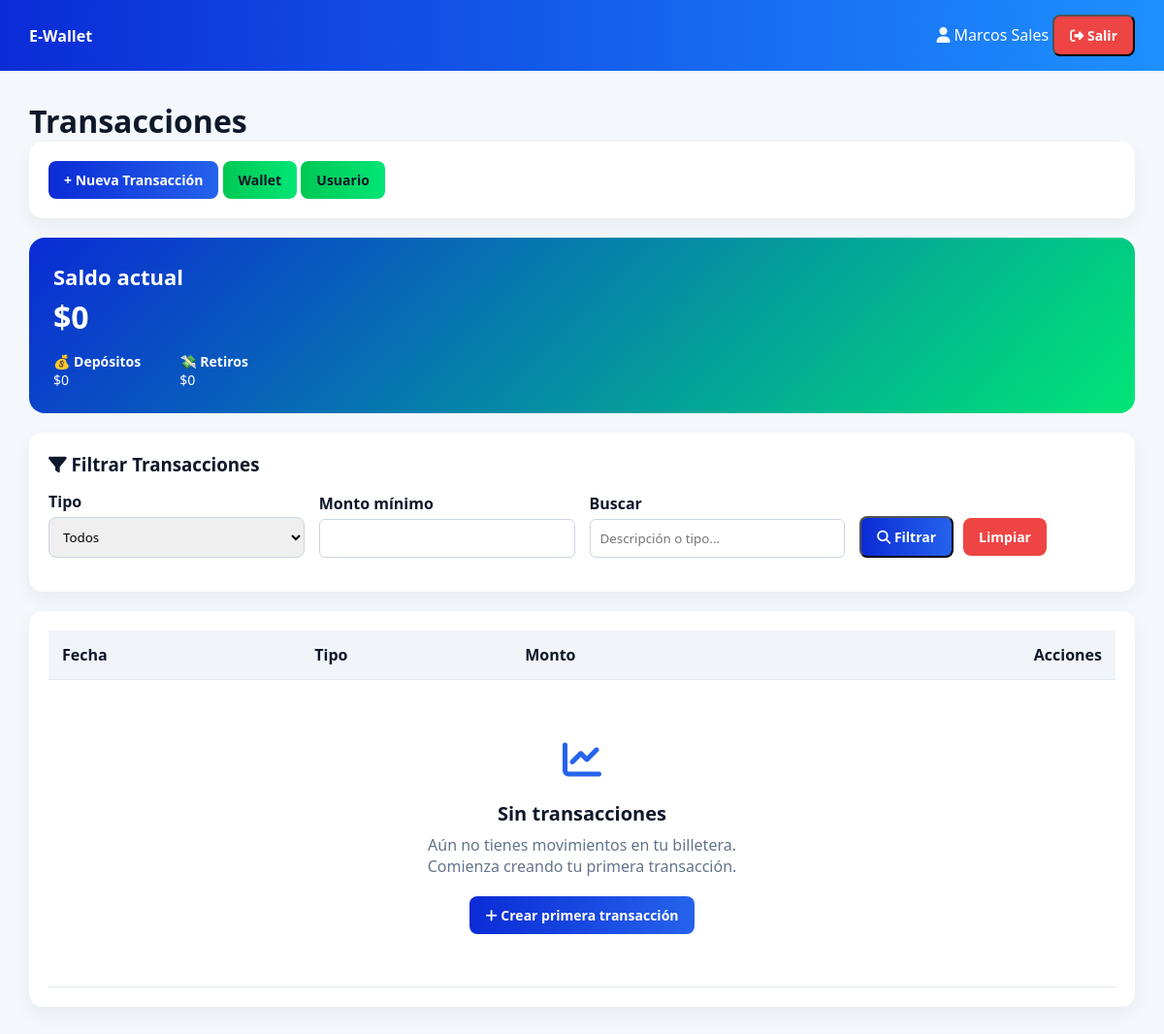
Page /transactions/ (signed in) on the earlier database version.
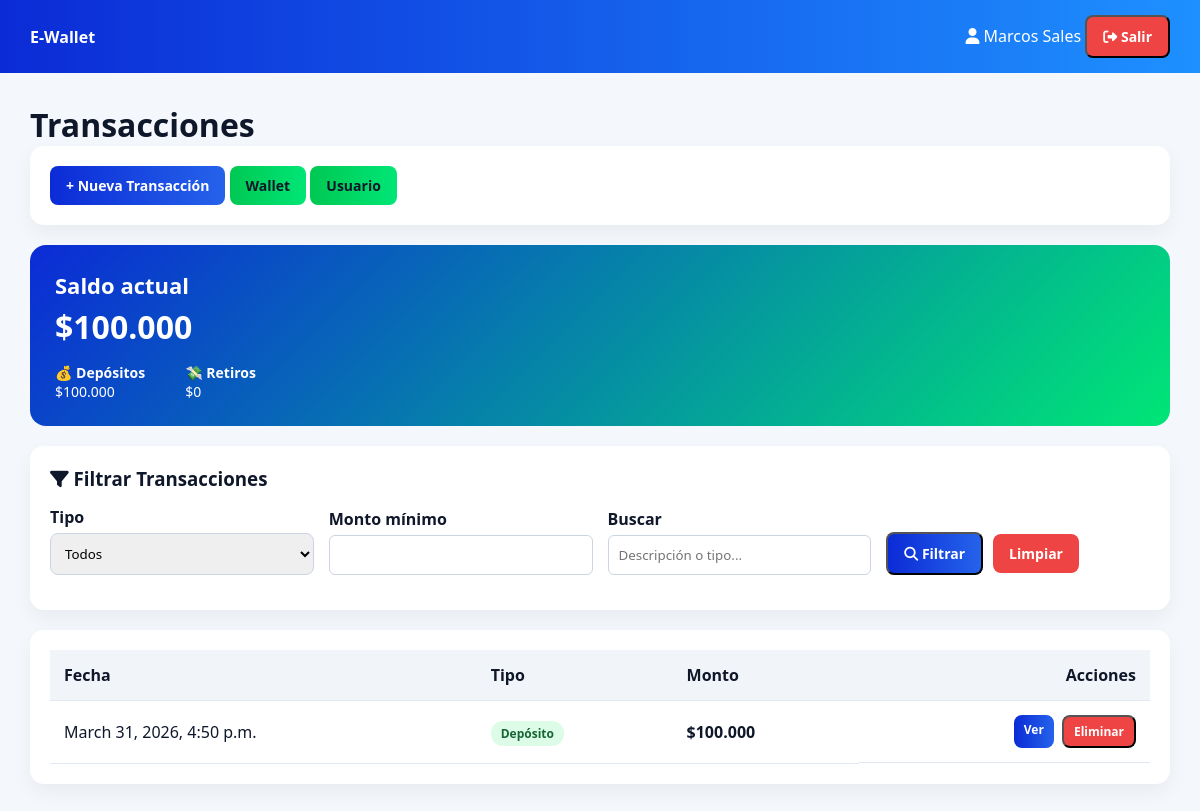
Same page on the later database version.
### wallet/models.py (models this page shows, shortened)
class Transaction(models.Model):
    wallet = models.ForeignKey(Wallet, on_delete=models.CASCADE, related_name='transactions')
    transaction_type = models.ForeignKey(TransactionType, on_delete=models.PROTECT)
    amount = models.DecimalField(max_digits=12, decimal_places=2)
    description = models.TextField(blank=True)
    timestamp = models.DateTimeField(auto_now_add=True)
    from django.db.models import Sum
    from django.db.models.functions import Coalesce
    from decimal import Decimal
    def get_full_name_display(self):
        if self.first_name and self.last_name:
            return f"{self.first_name} {self.last_name}"
        return self.username
    User.add_to_class("get_full_name_display", get_full_name_display)

### wallet/views.py (the view)
# urls.py: path('transactions/', views.transaction_list, name='transaction_list'),
@login_required
def transaction_list(request):
    wallet, _ = Wallet.objects.get_or_create(user=request.user)
    base_qs = Transaction.objects.select_related(
        'wallet',
        'transaction_type'
    ).filter(wallet=wallet)
    transactions = base_qs.order_by('-timestamp')
    total_depositos = base_qs.filter(
        transaction_type__name='deposito'
    ).aggregate(total=Sum('amount'))['total'] or 0
    total_retiros = base_qs.filter(
        transaction_type__name='retiro'
    ).aggregate(total=Sum('amount'))['total'] or 0
    balance = total_depositos - total_retiros
    transaction_type_id = request.GET.get('type')
    min_amount = request.GET.get('min_amount')
    search = request.GET.get('search')
    if transaction_type_id:
        transactions = transactions.filter(transaction_type_id=transaction_type_id)
    if min_amount:
        transactions = transactions.filter(amount__gte=min_amount)
    if search:
        transactions = transactions.filter(
            Q(description__icontains=search) |
            Q(transaction_type__name__icontains=search)
        )
    return render(request, 'wallet/transaction_list.html', {
        'transactions': transactions,
        'wallet': wallet,
        'user': request.user,
        'transaction_types': TransactionType.objects.all(),
        'selected_type': transaction_type_id,
        'total_depositos': total_depositos,
        'total_retiros': total_retiros,
        'balance': balance,
    })

### wallet/templatetags/clp_filters.py (called while the page is built)
@register.filter
def clp(value):
    try:
        value = int(value)
        return f"${value:,.0f}".replace(",", ".")
    except:
        return value

### wallet/templates/wallet/transaction_list.html (shortened to what this page needs)
{% extends 'wallet/base.html' %}
{% load clp_filters %}
{% block content %}
<h1>Transacciones</h1>
<div class="card">
    <a class="btn btn-primary" href="{% url 'transaction_create' %}">+ Nueva Transacción</a>
    {% if wallet %}
        <a class="btn btn-success" href="{% url 'wallet_update' wallet.id %}">Wallet</a>
    {% endif %}
    {% if user %}
        <a class="btn btn-success" href="{% url 'user_update' user.id %}">Usuario</a>
    {% endif %}
</div>
<div class="hero">
    <h2>Saldo actual</h2>
    <h1>{{ balance|clp }}</h1>
    <div>
        <div class="hero-stats">
            <div>
                💰 <strong>Depósitos</strong><br>
                {{ total_depositos|clp }}
            </div>
            <div>
                💸 <strong>Retiros</strong><br>
                {{ total_retiros|clp }}
            </div>
        </div>
    </div>
</div>
<div class="card">
    <h3 style="margin-bottom:15px;">
        <i class="fa-solid fa-filter"></i> Filtrar Transacciones
    </h3>
    <form method="get" class="filter-grid">
        <div>
            <label>Tipo</label>
            <select name="type">
                <option value="">Todos</option>
            </select>
        </div>
        <div>
            <label>Monto mínimo</label>
            <input type="number" name="min_amount" value="{{ request.GET.min_amount }}">
        </div>
        <div>
            <label>Buscar</label>
            <input type="text" name="search" placeholder="Descripción o tipo..." value="{{ request.GET.search }}">
        </div>
        <div class="filter-actions">
            <button class="btn btn-primary" type="submit">
                <i class="fa-solid fa-magnifying-glass"></i> Filtrar
            </button>
            <a class="btn btn-danger" href="{% url 'transaction_list' %}">
                Limpiar
            </a>
        </div>
    </form>
</div>
<div class="card">
    <table class="tx-table">
        <thead>
            <tr>
                <th>Fecha</th>
                <th>Tipo</th>
                <th>Monto</th>
                <th style="text-align:right;">Acciones</th>
            </tr>
        </thead>
        <tbody>
            {% for tx in transactions %}
            <tr>
                <td>{{ tx.timestamp }}</td>
                <td>
                    {% if tx.transaction_type.name == "deposito" %}
                        <span class="badge badge-success">Depósito</span>
                    {% else %}
                        <span class="badge badge-danger">Retiro</span>
                    {% endif %}
                </td>
                <td><strong>{{ tx.amount|clp }}</strong></td>
                <td class="actions">
                    <a class="btn btn-primary btn-sm" href="{% url 'transaction_detail' tx.id %}">
                        Ver
                    </a>
                    <button
                        class="btn btn-danger btn-sm open-modal"
                        data-id="{{ tx.id }}"
                        data-type="{{ tx.transaction_type.name }}">
                        Eliminar
                    </button>
                </td>
            </tr>
            {% empty %}
            <tr>
                <td colspan="4">
                    <div class="empty-state">
                        <div class="empty-icon">
                            <i class="fa-solid fa-chart-line"></i>
                        </div>
                        <h3>Sin transacciones</h3>
                        <p>
                            Aún no tienes movimientos en tu billetera.<br>
                            Comienza creando tu primera transacción.
                        </p>
                        <a class="btn btn-primary" href="{% url 'transaction_create' %}">
                            <i class="fa-solid fa-plus"></i> Crear primera transacción
                        </a>
                    </div>
                </td>
            </tr>
            {% endfor %}
        </tbody>
    </table>
</div>
{% endblock %}

Differences in the rows shown:
added Transaction: timestamp "March 31, 2026, 4:50 p.m.", shows "Depósito", amount|clp "$100.000"
Other differences:
{{ balance|clp }}: "$0" → "$100.000"
{{ total_depositos|clp }}: "$0" → "$100.000"
text no longer shown: "Sin transacciones Aún no tienes movimientos en tu billetera. Comienza creando tu primera transacción. Crear primera transacción"
